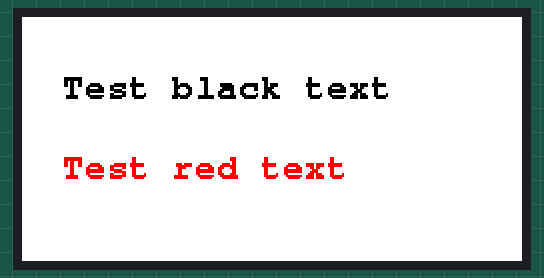
Bench run of a program on a simulated ESP32. Parts: 250×122 colour display.

Above: at 15.1 s.

The program:

main.cpp
```cpp
#define ENABLE_GxEPD2_GFX 0

#include <GxEPD2_3C.h>
#include <Fonts/FreeMonoBold9pt7b.h>

const uint8_t PIN_SPI_RST_RES_RESET = 2; // Used for SSD1680
const uint8_t PIN_SPI_DC_RS_A0 = 4; // Used for SSD1680
const uint8_t PIN_SPI_CS_SS = 5; // Used for SSD1680
const uint8_t PIN_SPI_SDA_SDI_DARA_IN_MOSI = 23; // Used for SSD1680
const uint8_t PIN_SPI_SDO_DATA_OUT_MISO = 12;
const uint8_t PIN_SPI_SCK_CLK_SCL_SCLK = 18; // Used for SSD1680
const uint8_t PIN_I2C_SDA = 21;
const uint8_t PIN_I2C_SCL = 22;
const uint8_t PIN_UART_TX = 17;
const uint8_t PIN_UART_RX = 16;
const uint8_t PIN_DISPLAY_BUSY = 15; // Used for SSD1680

// 122x250
GxEPD2_3C<GxEPD2_213_Z98c, GxEPD2_213_Z98c::HEIGHT> display(GxEPD2_213_Z98c(/*CS=5*/
        PIN_SPI_CS_SS,
        PIN_SPI_DC_RS_A0,
        PIN_SPI_RST_RES_RESET,
        PIN_DISPLAY_BUSY
));

const char Text1[] = "Test black text";
const char Text2[] = "Test red text";

void helloWorld() {
    display.setRotation(1);
    display.setFont(&FreeMonoBold9pt7b);
    display.setFullWindow();
    display.firstPage();
    do {
        display.fillScreen(GxEPD_WHITE);
        display.setTextColor(GxEPD_BLACK);
        display.setCursor(20, 40);
        display.print(Text1);
        display.setTextColor(GxEPD_RED);
        display.setCursor(20, 80);
        display.print(Text2);
    } while (display.nextPage());
}

void setup() {
    display.init(115200, true, 50, false);
    helloWorld();
    display.hibernate();
}


void loop() {

}
```
